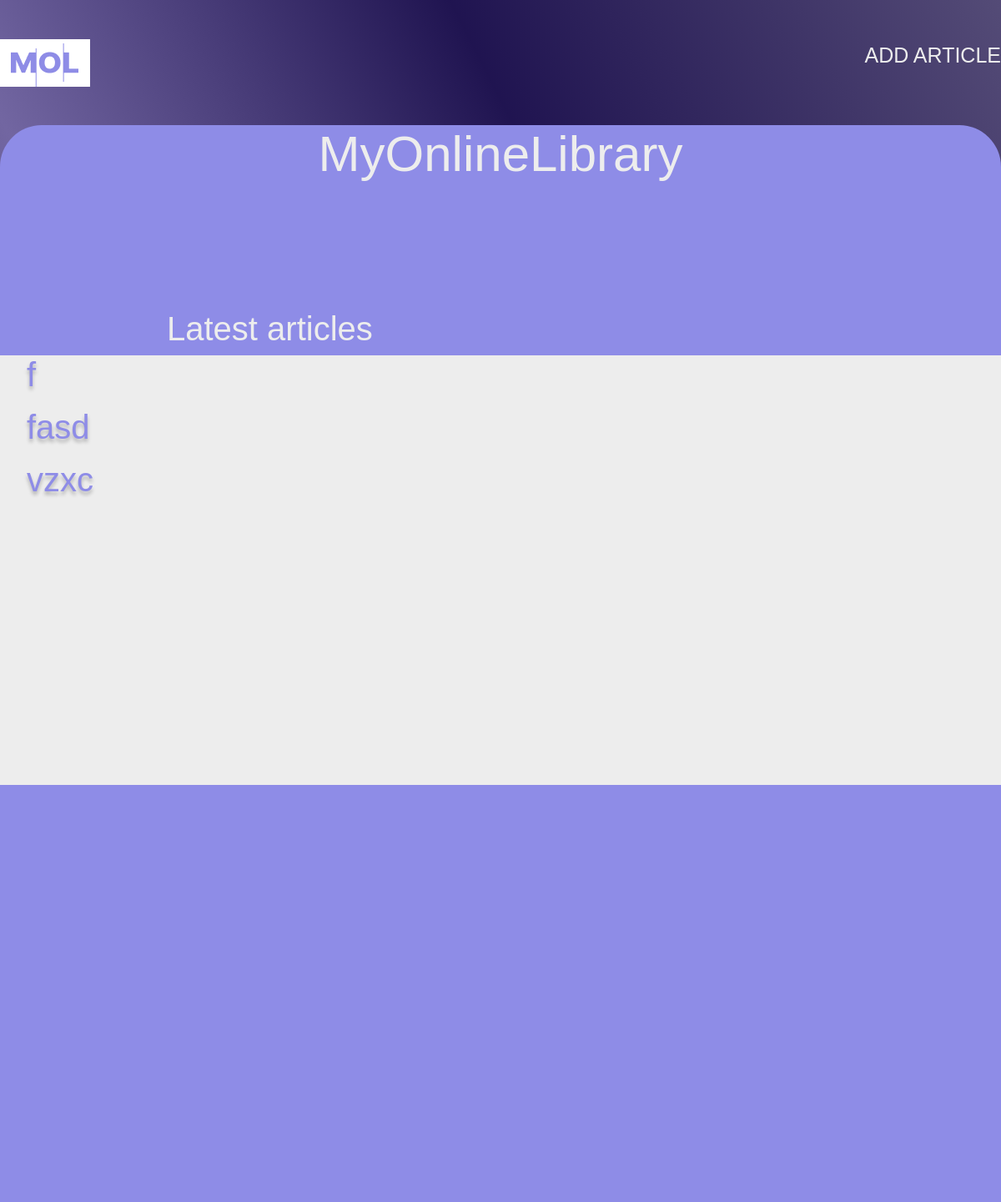
/blog/, run on an earlier commit of the app's database.
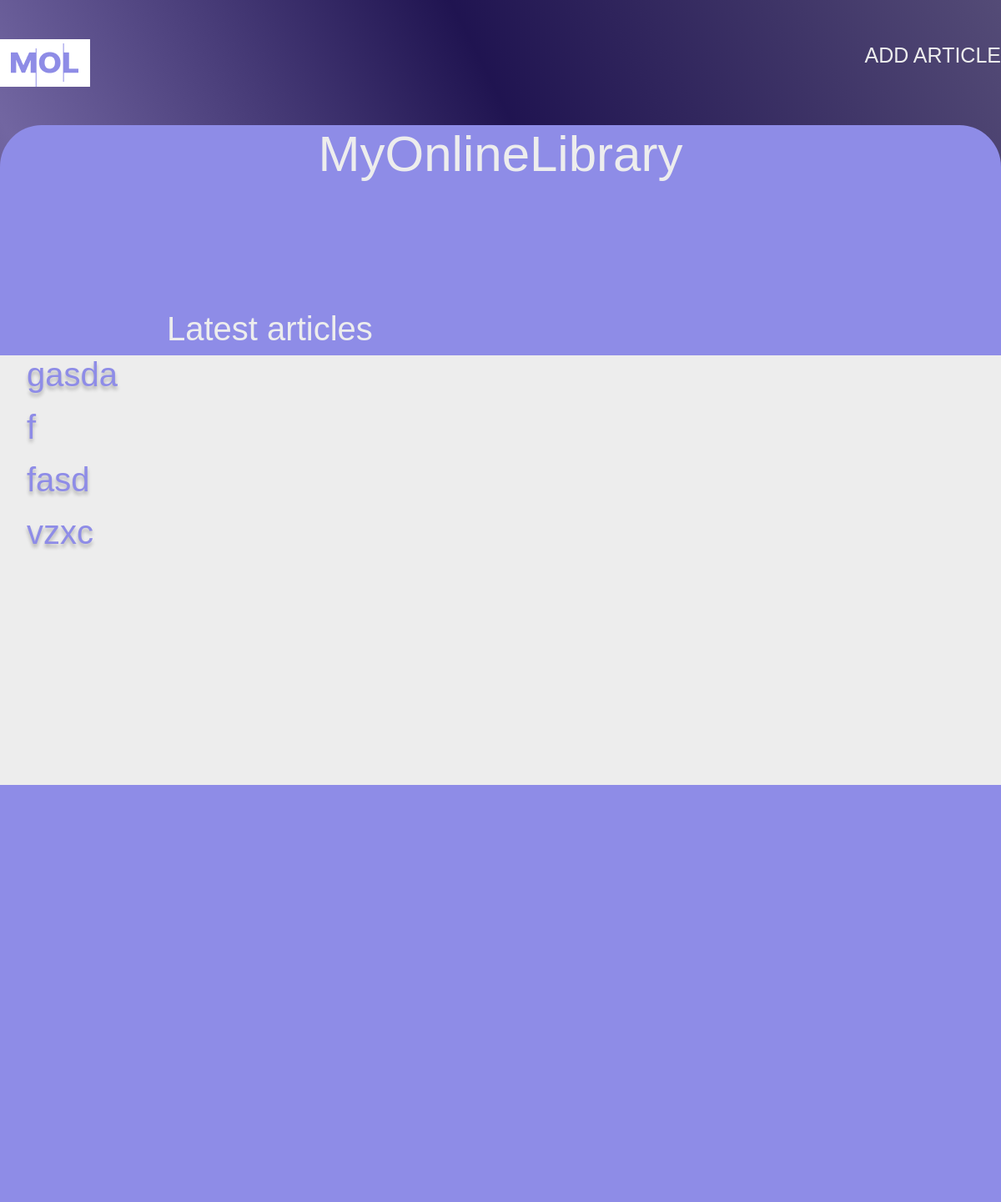
And on a later commit of the database.
### mysite/apps/blog/models.py (models this page shows, shortened)
class Article(models.Model):
    a_title = models.CharField('Article Name', max_length=200)
    a_text = models.TextField('Article Text')
    a_date = models.DateTimeField('Published on')

### mysite/apps/blog/views.py (the view)
# urls.py: path('blog/', views.index, name='index'),
def index(request):
    latest_articles_list = Article.objects.order_by('-a_date')[:5]
    return render(request, 'blog/list.html', {'latest_articles_list': latest_articles_list})

### mysite/templates/blog/list.html (shortened to what this page needs)
{% extends 'base.html' %}
{% block content %}
        <header>
            <div class="name">
                <h1>MyOnlineLibrary</h1>
                <h2>Latest articles</h2>
            </div>
        </header>
<div class="articles">
    {%if latest_articles_list%}
        <ul class="art">
            {%for a in latest_articles_list%}
                <li><a href="{% url 'blog:detail' a.id %}">{{a.a_title}}</a></li>
            {%endfor%}
        </ul>
    {%else%}
        <div class="no_art"><h3>NO ARTICLES</h3></div>
    {%endif%}
</div>
{% endblock %}

What changed in the data, as far as the page shows it:
added Article: a_title "gasda"
